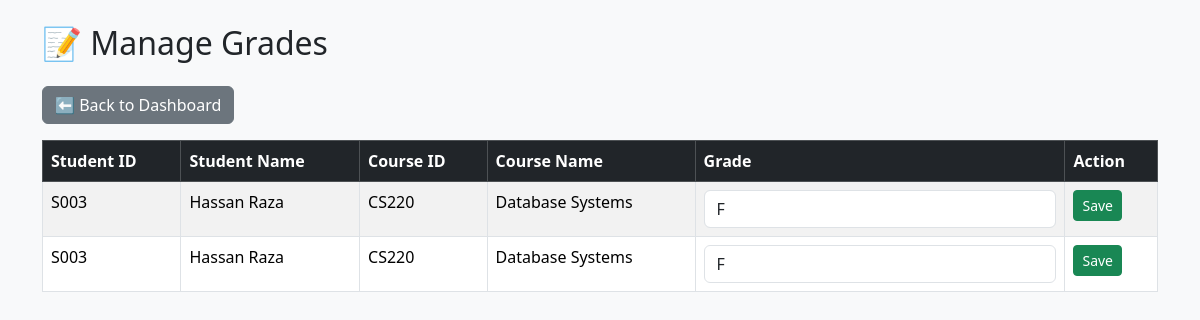
The app's page /Teacher/manage_grades.php (signed in) with its own data.
### tables this page shows
CREATE TABLE `enrollment` (
  `EnrollmentID` int(11) NOT NULL,
  `StudentID` varchar(50) NOT NULL,
  `CourseID` varchar(50) NOT NULL,
  `EnrollmentDate` timestamp NOT NULL DEFAULT current_timestamp()
);

CREATE TABLE `student` (
  `StudentID` varchar(50) NOT NULL,
  `Name` varchar(100) NOT NULL,
  `Email` varchar(100) NOT NULL,
  `Password` varchar(100) NOT NULL,
  `Semester` varchar(20) NOT NULL,
  `Program` varchar(100) DEFAULT NULL,
  `ProgramName` varchar(100) NOT NULL
);

CREATE TABLE `course` (
  `CourseID` varchar(50) NOT NULL,
  `CourseName` varchar(100) NOT NULL,
  `CreditHours` int(11) NOT NULL,
  `Semester` varchar(20) NOT NULL,
  `Program` varchar(100) NOT NULL,
  `PrerequisiteCourseID` varchar(50) DEFAULT NULL
);

CREATE TABLE `academic_record` (
  `RecordID` int(11) NOT NULL,
  `StudentID` varchar(50) NOT NULL,
  `CourseID` varchar(50) NOT NULL,
  `Grade` varchar(5) DEFAULT NULL,
  `Status` varchar(20) DEFAULT NULL,
  `CompletionDate` date DEFAULT NULL
);

### Teacher/manage_grades.php (the view, shortened to what this page needs)
<?php
include '../includes/db_connection.php';
$teacher_id = $_SESSION['ref_id'];
$sql = "
SELECT e.StudentID, s.Name AS StudentName, e.CourseID, c.CourseName, a.Grade
FROM teacher_courses tc
JOIN course c ON tc.CourseID = c.CourseID
JOIN enrollment e ON e.CourseID = c.CourseID
JOIN student s ON e.StudentID = s.StudentID
LEFT JOIN academic_record a ON e.StudentID = a.StudentID AND e.CourseID = a.CourseID
WHERE tc.TeacherID = ?
ORDER BY c.CourseID, s.StudentID
";
$stmt = $conn->prepare($sql);
$stmt->bind_param("s", $teacher_id);
$stmt->execute();
$students = $stmt->get_result();
?>
<!DOCTYPE html>
<html>
<head>
    <link href="https://cdn.jsdelivr.net/npm/bootstrap@5.3.2/dist/css/bootstrap.min.css" rel="stylesheet">
</head>
<body class="bg-light">
<div class="container mt-4">
    <h2 class="mb-4">📝 Manage Grades</h2>
    <a href="dashboard.php" class="btn btn-secondary mb-3">⬅ Back to Dashboard</a>
    <table class="table table-bordered table-striped">
        <thead class="table-dark">
            <tr>
                <th>Student ID</th>
                <th>Student Name</th>
                <th>Course ID</th>
                <th>Course Name</th>
                <th>Grade</th>
                <th>Action</th>
            </tr>
        </thead>
        <tbody>
            <?php if ($students->num_rows > 0): ?>
                <?php while ($row = $students->fetch_assoc()): ?>
                    <tr>
                        <form method="post">
                            <td><?= htmlspecialchars($row['StudentID']) ?></td>
                            <td><?= htmlspecialchars($row['StudentName']) ?></td>
                            <td><?= htmlspecialchars($row['CourseID']) ?></td>
                            <td><?= htmlspecialchars($row['CourseName']) ?></td>
                            <td>
                                <input type="text" name="grade" value="<?= htmlspecialchars($row['Grade'] ?? '') ?>" class="form-control" required>
                            </td>
                            <td>
                                <button type="submit" class="btn btn-sm btn-success">Save</button>
                            </td>
                        </form>
                    </tr>
                <?php endwhile; ?>
            <?php else: ?>
                <tr><td colspan="6" class="text-center">No students enrolled in your courses yet.</td></tr>
            <?php endif; ?>
        </tbody>
    </table>
</div>
</body>
</html>

### records on screen
enrollment: StudentID "S003", StudentID.Name "Hassan Raza", CourseID "CS220", CourseID.CourseName "Database Systems", grade "F"
